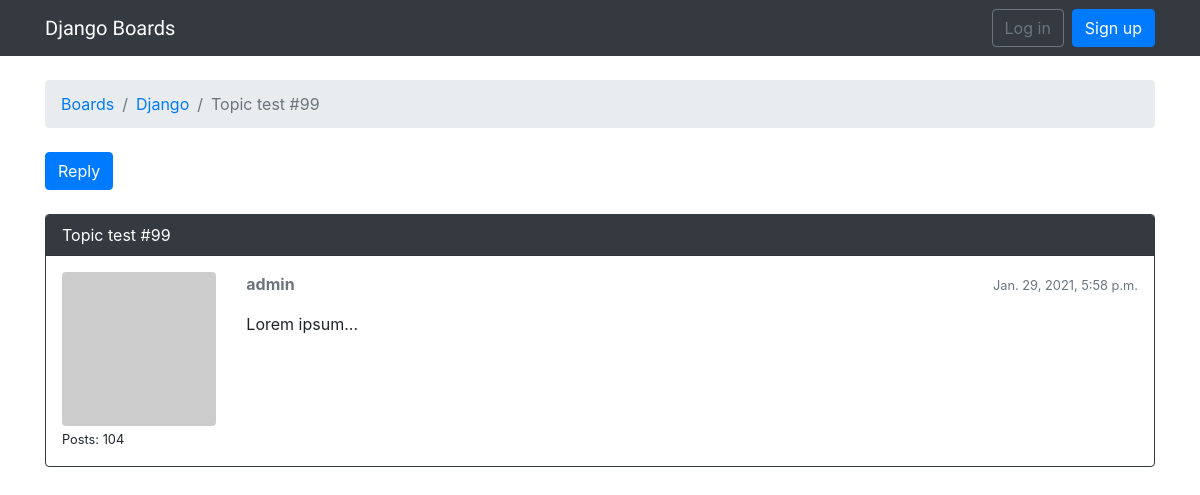
/boards/1/topics/106/, run on the app's committed database.
### boards/models.py (models this page shows, shortened)
class Topic(models.Model):
    subject = models.CharField(max_length=255)
    last_updated = models.DateTimeField(auto_now_add=True)
    board = models.ForeignKey(Board,on_delete=models.CASCADE,related_name='topics')
    starter = models.ForeignKey(User,on_delete=models.CASCADE, related_name='topics')
    views = models.PositiveIntegerField(default=0)

class Board(models.Model):
    name = models.CharField(max_length=30, unique=True)
    description = models.CharField(max_length=100)

class Post(models.Model):
    message = models.TextField(max_length=4000)
    topic = models.ForeignKey(Topic,on_delete=models.CASCADE,related_name='posts')
    created_at = models.DateTimeField(auto_now_add=True)
    updated_at = models.DateTimeField(null=True)
    created_by = models.ForeignKey(User,on_delete=models.CASCADE,related_name='posts')
    updated_by = models.ForeignKey(User,on_delete=models.CASCADE,null=True, related_name='+')
    def get_message_as_markdown(self):
        return mark_safe(markdown(self.message, safe_mode='escape'))

### boards/views.py (the view, shortened to what this page needs)
# urls.py: url(r'^boards/(?P<pk>\d+)/topics/(?P<topic_pk>\d+)/$', views.PostListView.as_view(), name='topic_posts'),
class PostListView(ListView):
    model = Post
    context_object_name = 'posts'
    template_name = 'topic_posts.html'
    paginate_by = 2
    def get_context_data(self, **kwargs):
       session_key = 'viewed_topic_{}'.format(self.topic.pk)  # <-- here
       if not self.request.session.get(session_key, False):
            self.topic.views += 1
            self.topic.save()
            self.request.session[session_key] = True
       kwargs['topic'] = self.topic
       return super().get_context_data(**kwargs)
    def get_queryset(self):
        self.topic = get_object_or_404(Topic, board__pk=self.kwargs.get('pk'), pk=self.kwargs.get('topic_pk'))
        queryset = self.topic.posts.order_by('created_at')
        return queryset

### boards/templatetags/gravatar.py (called while the page is built)
@register.filter
def gravatar(user):
    email = user.email.lower().encode('utf-8')
    default = 'mm'
    size = 256
    url = 'https://www.gravatar.com/avatar/{md5}?{params}'.format(
        md5=hashlib.md5(email).hexdigest(),
        params=urlencode({'d': default, 's': str(size)})
    )
    return url

### templates/topic_posts.html (shortened to what this page needs)
{% extends 'base.html' %}
{%load static %}
{% load gravatar %}
{% block breadcrumb %}
  <li class="breadcrumb-item"><a href="{% url 'home' %}">Boards</a></li>
  <li class="breadcrumb-item"><a href="{% url 'board_topics' topic.board.pk %}">{{ topic.board.name }}</a></li>
  <li class="breadcrumb-item active">{{ topic.subject }}</li>
{% endblock %}
{% block content %}
  <div class="mb-4">
    <a href="{% url 'reply_topic' topic.board.pk topic.pk %}" class="btn btn-primary" role="button">Reply</a>
  </div>
  {% for post in posts %}
    <div id="{{ post.pk }}" class="card {% if forloop.last %}mb-4{% else %}mb-2{% endif %} {% if forloop.first %}border-dark{% endif %}">
    {% if forloop.first %}
      <div class="card-header text-white bg-dark py-2 px-3">{{ topic.subject }}</div>
    {% endif %}
      <div class="card-body p-3">
        <div class="row">
          <div class="col-2">
            <img src="{{ post.created_by|gravatar }}" alt="{{ post.created_by.username }}" class="w-100 rounded">
            <small>Posts: {{ post.created_by.posts.count }}</small>
          </div>
          <div class="col-10">
            <div class="row mb-3">
              <div class="col-6">
                <strong class="text-muted">{{ post.created_by.username }}</strong>
              </div>
              <div class="col-6 text-right">
                <small class="text-muted">{{ post.created_at }}</small>
              </div>
            </div>
            {{ post.get_message_as_markdown }}
          </div>
        </div>
      </div>
    </div>
  {% endfor %}
{% endblock %}

### data on the page
Topic: board.name "Django", subject "Topic test #99"
Post: created_by.posts.count "104", created_by.username "admin", created_at "Jan. 29, 2021, 5:58 p.m.", get_message_as_markdown "Lorem ipsum..."
